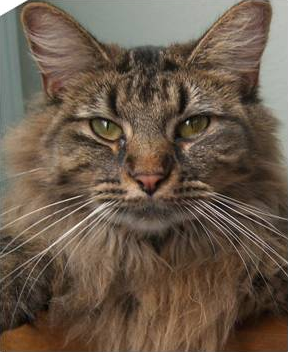
#> input picture practica1/cat.png, 288 x 352 px
$ python practica_1_Carlos_Oriol.py   (older library calls are emulated)
#> lines starting #> are read from the running program, lines starting #| are printed output that depends on the picture; after the words box and inside, x2 and y2 are one past the last pixel; in counts of white or black regions, pixels touching at a corner belong together
# -*- coding: utf-8 -*-
"""
Editor de Spyder

Este es un archivo temporal
"""
import math
import numpy as np
import matplotlib.pyplot as plt
from scipy import misc
def obrirImatge(img):
    imatge=misc.imread(img)
    #print (imatge[115][0][1])
    #plt.imshow(imatge)
    return imatge
#obrirImatge("cat.png")
def gaussian(sigma):
#> called with sigma = 9
    masksize=6*sigma+1
    Igaussian=[[masksize]*masksize for x in range(masksize)]
    x0=float(masksize)/2.0
    y0=float(masksize)/2.0
    for x in range (0, masksize):
        for y in range (0, masksize):
            esquer=(((x-x0)**2)/(2*(sigma**2)))
            dret=(((y-y0)**2)/(2*(sigma**2)))
            suma=esquer+dret
            Igaussian[x][y]=math.exp(-suma)

            #Igaussian[x][y]=math.exp(-(((pow((x-x0),2))/2*pow(sigma,2))+((pow((y-y0),2))/2*pow(sigma,2))))
    Imatge=obrirImatge("cat.png")
#> in obrirImatge, imatge is the input picture: shape (352, 288, 3); mean R, G, B 106.2, 89.8, 74.4
    #plt.imshow(Imatge)
    A=1/np.sum(Igaussian)
    for x in range (0, masksize):
        for y in range (0, masksize):
            Igaussian[x][y]=A*Igaussian[x][y]
    print (Imatge[11][111][0])
#| 143
    #plt.imshow(Igaussian)
    #plt.imshow(Imatge)
    print ("hhhhhhhhhhhhhhhhhhhhhhhhhhhhhhhhhhhhhhhhhh")
    for x in range (0, masksize):
        for y in range (0, masksize):

            Imatge[x][y][0]=Imatge[x][y][0]*Igaussian[x][y]
            Imatge[x][y][1]=Imatge[x][y][1]*Igaussian[x][y]
            Imatge[x][y][2]=Imatge[x][y][2]*Igaussian[x][y]
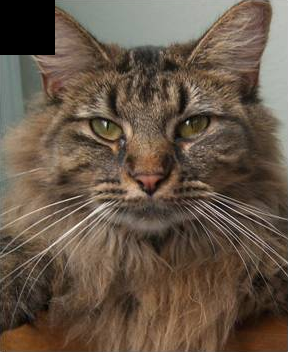
#> Imatge: shape (352, 288, 3); 2.98% of pixels changed, all inside (x1, y1, x2, y2) = (0, 0, 55, 55)
    print (Imatge[11][111][0])
#| 143
    plt.imshow(Imatge)
    #print (np.min(Igaussian))
gaussian(9)

$ run again, with practica1/human.png copied over practica1/cat.png
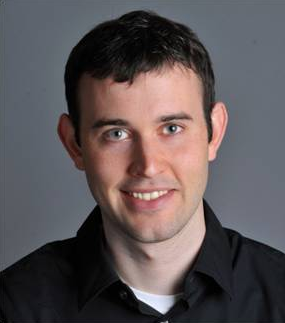
#> input picture practica1/human.png, 285 x 323 px
#> in obrirImatge, imatge is the input picture: shape (323, 285, 3); mean R, G, B 93.4, 85.4, 87.2
#| 102
#> after the loop in gaussian, `for x in range (0, masksize):`:
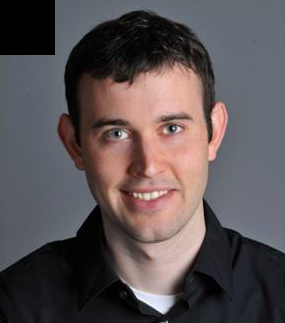
#> Imatge: shape (323, 285, 3); 3.29% of pixels changed, all inside (x1, y1, x2, y2) = (0, 0, 55, 55)
#| 102

$ run again, with practica1/paisaje.jpg saved as practica1/cat.png
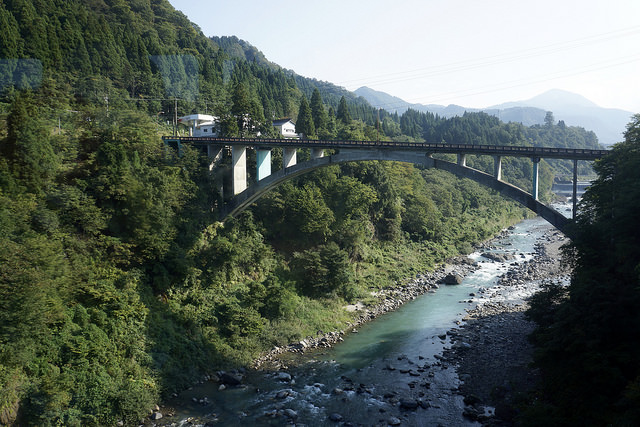
#> input picture practica1/paisaje.jpg, 640 x 427 px
#> in obrirImatge, imatge is the input picture: shape (427, 640, 3); mean R, G, B 89.4, 99.4, 91.2
#| 33
#> after the loop in gaussian, `for x in range (0, masksize):`:
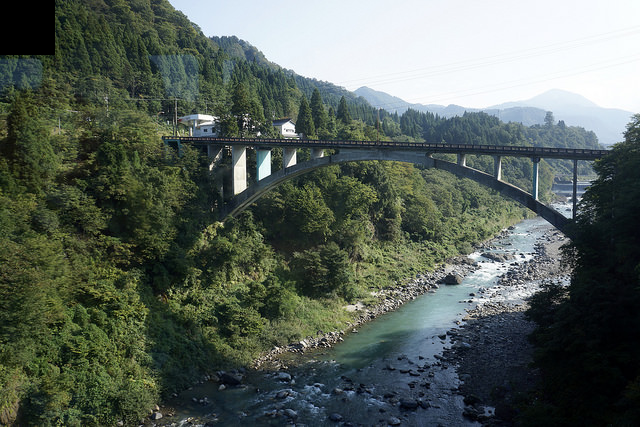
#> Imatge: shape (427, 640, 3); 1.11% of pixels changed, all inside (x1, y1, x2, y2) = (0, 0, 55, 55)
#| 33

$ run again, with practica1/tren.jpg saved as practica1/cat.png
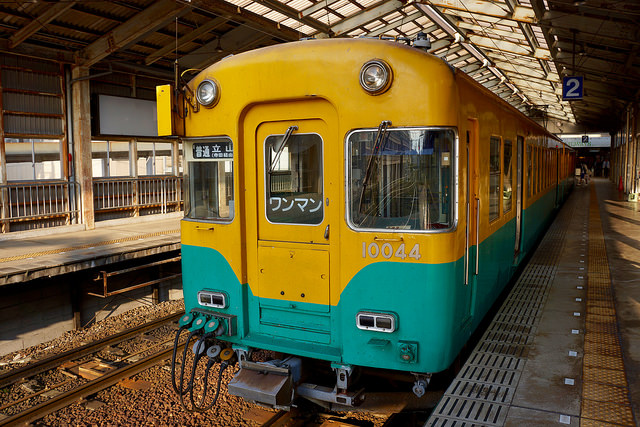
#> input picture practica1/tren.jpg, 640 x 427 px
#> in obrirImatge, imatge is the input picture: shape (427, 640, 3); mean R, G, B 93.8, 82.4, 49.1
#| 47
#> after the loop in gaussian, `for x in range (0, masksize):`:
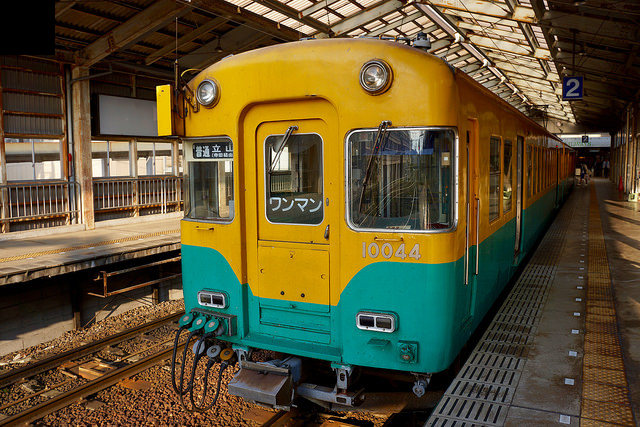
#> Imatge: shape (427, 640, 3); 1.1% of pixels changed, all inside (x1, y1, x2, y2) = (0, 0, 55, 55)
#| 47
